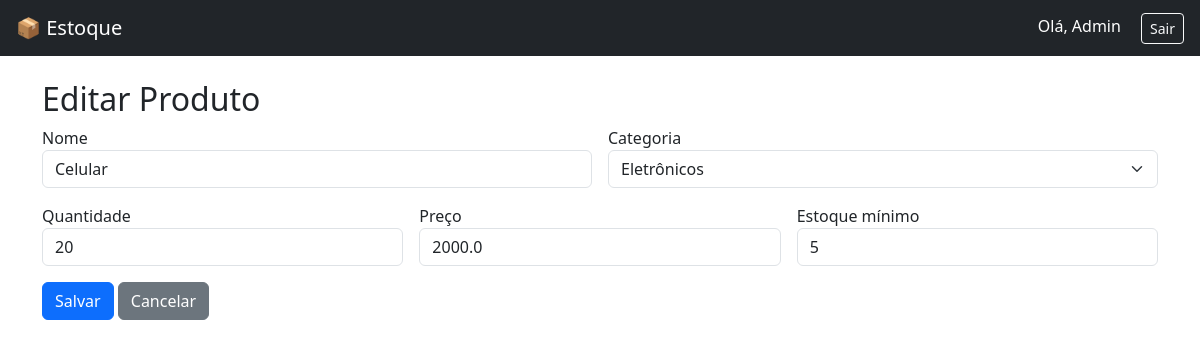
/produtos/editar/2 (signed in), run on the app's committed database.
### models.py (models this page shows)
class Usuario(db.Model, UserMixin):
    id = db.Column(db.Integer, primary_key=True)
    nome = db.Column(db.String(100), nullable=False)
    email = db.Column(db.String(100), unique=True, nullable=False)
    senha = db.Column(db.String(200), nullable=False)
    tipo = db.Column(db.String(20), default='operador')

class Produto(db.Model):
    id = db.Column(db.Integer, primary_key=True)
    nome = db.Column(db.String(100), nullable=False)
    categoria_id = db.Column(db.Integer, db.ForeignKey('categoria.id'))
    quantidade = db.Column(db.Integer, default=0)
    preco = db.Column(db.Float, default=0.0)
    estoque_minimo = db.Column(db.Integer, default=0)
    criado_em = db.Column(db.DateTime, server_default=db.func.now())
    atualizado_em = db.Column(db.DateTime, server_default=db.func.now(), onupdate=db.func.now())
    categoria = db.relationship('Categoria', backref='produtos')

class Categoria(db.Model):
    id = db.Column(db.Integer, primary_key=True)
    nome = db.Column(db.String(100), nullable=False)

### app.py (the view, shortened to what this page needs)
@app.route('/produtos/editar/<int:id>', methods=['GET', 'POST'])
@login_required
def editar_produto(id):
    p = Produto.query.get_or_404(id)
    cats = Categoria.query.order_by(Categoria.nome).all()
    return render_template('editar_produto.html', produto=p, categorias=cats)

### app.py (called while the page is built)
@login_manager.user_loader
def load_user(user_id):
    return Usuario.query.get(int(user_id))

### templates/editar_produto.html (shortened to what this page needs)
{% extends 'base.html' %}
{% block content %}
<h2>Editar Produto</h2>
<form method="POST" class="row g-3">
    <div class="col-md-6">
        <label>Nome</label>
        <input type="text" name="nome" class="form-control" value="{{ produto.nome }}" required>
    </div>
    <div class="col-md-6">
        <label>Categoria</label>
        <select name="categoria_id" class="form-select">
            {% for c in categorias %}
            <option value="{{ c.id }}" {% if produto.categoria_id == c.id %}selected{% endif %}>{{ c.nome }}</option>
            {% endfor %}
        </select>
    </div>
    <div class="col-md-4">
        <label>Quantidade</label>
        <input type="number" name="quantidade" class="form-control" value="{{ produto.quantidade }}">
    </div>
    <div class="col-md-4">
        <label>Preço</label>
        <input type="number" step="0.01" name="preco" class="form-control" value="{{ produto.preco }}">
    </div>
    <div class="col-md-4">
        <label>Estoque mínimo</label>
        <input type="number" name="estoque_minimo" class="form-control" value="{{ produto.estoque_minimo }}">
    </div>
    <div class="col-12">
        <button class="btn btn-primary">Salvar</button>
        <a href="{{ url_for('produtos') }}" class="btn btn-secondary">Cancelar</a>
    </div>
</form>
{% endblock %}

### templates/base.html (shortened to what this page needs)
<!DOCTYPE html>
<html lang="pt-br">
<head>
    <link href="https://cdn.jsdelivr.net/npm/bootstrap@5.3.0/dist/css/bootstrap.min.css" rel="stylesheet">
</head>
<body>
<nav class="navbar navbar-expand-lg navbar-dark bg-dark px-3">
    <a class="navbar-brand" href="/">📦 Estoque</a>
    {% if current_user.is_authenticated %}
    <div class="ms-auto">
        <span class="text-white me-3">Olá, {{ current_user.nome }}</span>
        <a class="btn btn-outline-light btn-sm" href="{{ url_for('logout') }}">Sair</a>
    </div>
    {% endif %}
</nav>
<div class="container mt-4">
    {% block content %}{% endblock %}
</div>
</body>
</html>

### data on the page
Usuario: nome "Admin"
Produto: nome "Celular", categoria_id "Eletrônicos", quantidade "20", preco "2000.0", estoque_minimo "5"
